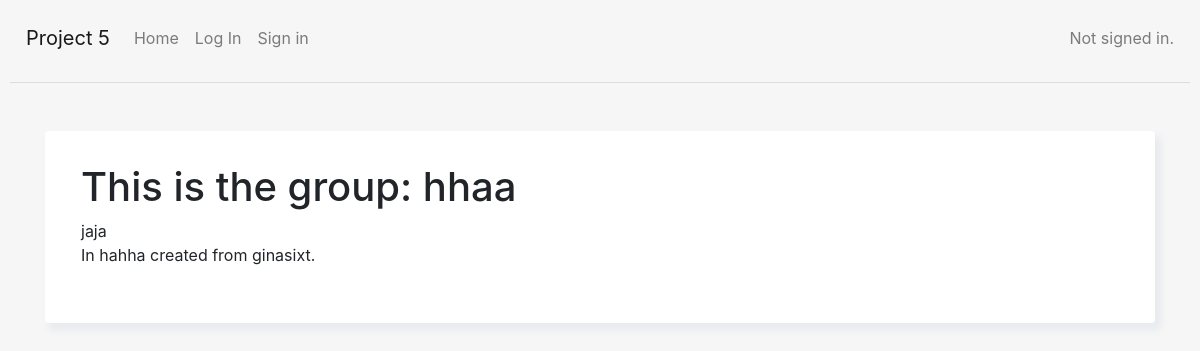
Page /group_detail/1/ on the committed database.
### capstone/models.py (models this page shows, shortened)
class Group(models.Model):
    name = models.CharField(max_length=200)
    description = models.CharField(max_length=200)
    location = models.CharField(max_length=200)
    activity = models.ForeignKey(Activity, on_delete=models.CASCADE, default=None)
    time_and_date = models.DateTimeField(default=None)
    users = models.ManyToManyField(User)
    creator = models.ForeignKey(User, on_delete=models.CASCADE, default=None, related_name='creator')
    recurring = models.BooleanField(default=False)

### capstone/views.py (the view)
# urls.py: path("group_detail/<int:group_id>/", views.group_detail, name="group_detail"),
def group_detail(request, group_id):
    group = Group.objects.get(id=group_id)
    return render(request, 'capstone/group_detail.html', {'group': group})

### capstone/templates/capstone/group_detail.html (shortened to what this page needs)
{% extends "capstone/layout.html" %}
{% block body %}
{% load static %}
<div class="container mt-5">
    <div class="card p-3 mt-2">
        <div class="untereBox">
        <h1>This is the group: {{ group.name }}</h1>
        {{ group.description }} <br>
        In {{ group.location }} created from {{ group.creator }}. <br>
        <br>
        </div>
    </div>
</div>
{% endblock %}

### capstone/static/capstone/styles.css (style rules this page uses)
body { padding: 10px; background-color: #f7f6f6; }
.untereBox { padding: 16px; padding-right: 20px; padding-left: 20px; }
.card { border: none; box-shadow: 5px 6px 6px 2px #e9ecef; border-radius: 4px; }

### rows in the picture
Group: name "hhaa", description "jaja", location "hahha", creator "ginasixt"
